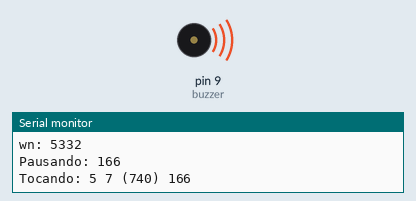
Simulated run of this sketch. Board: Arduino Uno, built with avr-gcc and run on an emulated ATmega328P. Shown: buzzer (waves = sounding), the last lines printed to the serial monitor. At 15.8 s the program stops and its outputs stay as they are.

Above: at 0.2 s.
At 15.9 s:
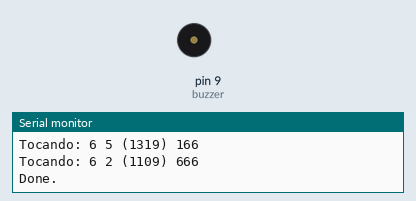
Timing chart, 0 to 17.3 s (numbered marks = the images above):
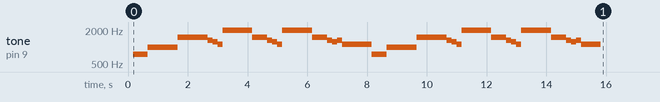

Measured:
- by itself, tone on pin 9 (buzzer): plays 740 Hz for 0.50 s, 988 Hz for 1.0 s, 1480 Hz for 1.0 s, 1319 Hz for 0.17 s, 1245 Hz for 0.17 s, 1109 Hz for 0.17 s … (34 notes in this stretch)

The sketch:

sketch.ino
```cpp
#include <Tone.h>

Tone tonalidade;

#define OITAVA_OFFSET 0

int notas[] = { 0,
NOTE_C4, NOTE_CS4, NOTE_D4, NOTE_DS4, NOTE_E4, NOTE_F4, NOTE_FS4, NOTE_G4, NOTE_GS4, NOTE_A4, NOTE_AS4, NOTE_B4,
NOTE_C5, NOTE_CS5, NOTE_D5, NOTE_DS5, NOTE_E5, NOTE_F5, NOTE_FS5, NOTE_G5, NOTE_GS5, NOTE_A5, NOTE_AS5, NOTE_B5,
NOTE_C6, NOTE_CS6, NOTE_D6, NOTE_DS6, NOTE_E6, NOTE_F6, NOTE_FS6, NOTE_G6, NOTE_GS6, NOTE_A6, NOTE_AS6, NOTE_B6,
NOTE_C7, NOTE_CS7, NOTE_D7, NOTE_DS7, NOTE_E7, NOTE_F7, NOTE_FS7, NOTE_G7, NOTE_GS7, NOTE_A7, NOTE_AS7, NOTE_B7
};

char *musicas[10];

//*song = "The Simpsons:d=4,o=5,b=160:c.6,e6,f#6,8a6,g.6,e6,c6,8a,8f#,8f#,8f#,2g,8p,8p,8f#,8f#,8f#,8g,a#.,8c6,8c6,8c6,c6";
//char *song = "Indiana:d=4,o=5,b=250:e,8p,8f,8g,8p,1c6,8p.,d,8p,8e,1f,p.,g,8p,8a,8b,8p,1f6,p,a,8p,8b,2c6,2d6,2e6,e,8p,8f,8g,8p,1c6,p,d6,8p,8e6,1f.6,g,8p,8g,e.6,8p,d6,8p,8g,e.6,8p,d6,8p,8g,f.6,8p,e6,8p,8d6,2c6";
//**char *song = "TakeOnMe:d=4,o=4,b=160:8f#5,8f#5,8f#5,8d5,8p,8b,8p,8e5,8p,8e5,8p,8e5,8g#5,8g#5,8a5,8b5,8a5,8a5,8a5,8e5,8p,8d5,8p,8f#5,8p,8f#5,8p,8f#5,8e5,8e5,8f#5,8e5,8f#5,8f#5,8f#5,8d5,8p,8b,8p,8e5,8p,8e5,8p,8e5,8g#5,8g#5,8a5,8b5,8a5,8a5,8a5,8e5,8p,8d5,8p,8f#5,8p,8f#5,8p,8f#5,8e5,8e5";
//char *song = "Entertainer:d=4,o=5,b=140:8d,8d#,8e,c6,8e,c6,8e,2c.6,8c6,8d6,8d#6,8e6,8c6,8d6,e6,8b,d6,2c6,p,8d,8d#,8e,c6,8e,c6,8e,2c.6,8p,8a,8g,8f#,8a,8c6,e6,8d6,8c6,8a,2d6";
//*char *song = "Muppets:d=4,o=5,b=250:c6,c6,a,b,8a,b,g,p,c6,c6,a,8b,8a,8p,g.,p,e,e,g,f,8e,f,8c6,8c,8d,e,8e,8e,8p,8e,g,2p,c6,c6,a,b,8a,b,g,p,c6,c6,a,8b,a,g.,p,e,e,g,f,8e,f,8c6,8c,8d,e,8e,d,8d,c";
//char *song = "Xfiles:d=4,o=5,b=125:e,b,a,b,d6,2b.,1p,e,b,a,b,e6,2b.,1p,g6,f#6,e6,d6,e6,2b.,1p,g6,f#6,e6,d6,f#6,2b.,1p,e,b,a,b,d6,2b.,1p,e,b,a,b,e6,2b.,1p,e6,2b.";
//char *song = "Looney:d=4,o=5,b=140:32p,c6,8f6,8e6,8d6,8c6,a.,8c6,8f6,8e6,8d6,8d#6,e.6,8e6,8e6,8c6,8d6,8c6,8e6,8c6,8d6,8a,8c6,8g,8a#,8a,8f";
//char *song = "20thCenFox:d=16,o=5,b=140:b,8p,b,b,2b,p,c6,32p,b,32p,c6,32p,b,32p,c6,32p,b,8p,b,b,b,32p,b,32p,b,32p,b,32p,b,32p,b,32p,b,32p,g#,32p,a,32p,b,8p,b,b,2b,4p,8e,8g#,8b,1c#6,8f#,8a,8c#6,1e6,8a,8c#6,8e6,1e6,8b,8g#,8a,2b";
//char *song = "Bond:d=4,o=5,b=80:32p,16c#6,32d#6,32d#6,16d#6,8d#6,16c#6,16c#6,16c#6,16c#6,32e6,32e6,16e6,8e6,16d#6,16d#6,16d#6,16c#6,32d#6,32d#6,16d#6,8d#6,16c#6,16c#6,16c#6,16c#6,32e6,32e6,16e6,8e6,16d#6,16d6,16c#6,16c#7,c.7,16g#6,16f#6,g#.6";
//char *song = "MASH:d=8,o=5,b=140:4a,4g,f#,g,p,f#,p,g,p,f#,p,2e.,p,f#,e,4f#,e,f#,p,e,p,4d.,p,f#,4e,d,e,p,d,p,e,p,d,p,2c#.,p,d,c#,4d,c#,d,p,e,p,4f#,p,a,p,4b,a,b,p,a,p,b,p,2a.,4p,a,b,a,4b,a,b,p,2a.,a,4f#,a,b,p,d6,p,4e.6,d6,b,p,a,p,2b";
char *song = "StarWars:d=4,o=5,b=45:32p,32f#,32f#,32f#,8b.,8f#.6,32e6,32d#6,32c#6,8b.6,16f#.6,32e6,32d#6,32c#6,8b.6,16f#.6,32e6,32d#6,32e6,8c#.6,32f#,32f#,32f#,8b.,8f#.6,32e6,32d#6,32c#6,8b.6,16f#.6,32e6,32d#6,32c#6,8b.6,16f#.6,32e6,32d#6,32e6,8c#6";
//*char *song = "GoodBad:d=4,o=5,b=56:32p,32a#,32d#6,32a#,32d#6,8a#.,16f#.,16g#.,d#,32a#,32d#6,32a#,32d#6,8a#.,16f#.,16g#.,c#6,32a#,32d#6,32a#,32d#6,8a#.,16f#.,32f.,32d#.,c#,32a#,32d#6,32a#,32d#6,8a#.,16g#.,d#";
//char *song = "TopGun:d=4,o=4,b=31:32p,16c#,16g#,16g#,32f#,32f,32f#,32f,16d#,16d#,32c#,32d#,16f,32d#,32f,16f#,32f,32c#,16f,d#,16c#,16g#,16g#,32f#,32f,32f#,32f,16d#,16d#,32c#,32d#,16f,32d#,32f,16f#,32f,32c#,g#";
//char *song = "A-Team:d=8,o=5,b=125:4d#6,a#,2d#6,16p,g#,4a#,4d#.,p,16g,16a#,d#6,a#,f6,2d#6,16p,c#.6,16c6,16a#,g#.,2a#";
//*char *song = "Flinstones:d=4,o=5,b=40:32p,16f6,16a#,16a#6,32g6,16f6,16a#.,16f6,32d#6,32d6,32d6,32d#6,32f6,16a#,16c6,d6,16f6,16a#.,16a#6,32g6,16f6,16a#.,32f6,32f6,32d#6,32d6,32d6,32d#6,32f6,16a#,16c6,a#,16a6,16d.6,16a#6,32a6,32a6,32g6,32f#6,32a6,8g6,16g6,16c.6,32a6,32a6,32g6,32g6,32f6,32e6,32g6,8f6,16f6,16a#.,16a#6,32g6,16f6,16a#.,16f6,32d#6,32d6,32d6,32d#6,32f6,16a#,16c.6,32d6,32d#6,32f6,16a#,16c.6,32d6,32d#6,32f6,16a#6,16c7,8a#.6";
//char *song = "Jeopardy:d=4,o=6,b=125:c,f,c,f5,c,f,2c,c,f,c,f,a.,8g,8f,8e,8d,8c#,c,f,c,f5,c,f,2c,f.,8d,c,a#5,a5,g5,f5,p,d#,g#,d#,g#5,d#,g#,2d#,d#,g#,d#,g#,c.7,8a#,8g#,8g,8f,8e,d#,g#,d#,g#5,d#,g#,2d#,g#.,8f,d#,c#,c,p,a#5,p,g#.5,d#,g#";
//*char *song = "Gadget:d=16,o=5,b=50:32d#,32f,32f#,32g#,a#,f#,a,f,g#,f#,32d#,32f,32f#,32g#,a#,d#6,4d6,32d#,32f,32f#,32g#,a#,f#,a,f,g#,f#,8d#";
//*char *song = "Smurfs:d=32,o=5,b=200:4c#6,16p,4f#6,p,16c#6,p,8d#6,p,8b,p,4g#,16p,4c#6,p,16a#,p,8f#,p,8a#,p,4g#,4p,g#,p,a#,p,b,p,c6,p,4c#6,16p,4f#6,p,16c#6,p,8d#6,p,8b,p,4g#,16p,4c#6,p,16a#,p,8b,p,8f,p,4f#";
//**char *song = "MahnaMahna:d=16,o=6,b=125:c#,c.,b5,8a#.5,8f.,4g#,a#,g.,4d#,8p,c#,c.,b5,8a#.5,8f.,g#.,8a#.,4g,8p,c#,c.,b5,8a#.5,8f.,4g#,f,g.,8d#.,f,g.,8d#.,f,8g,8d#.,f,8g,d#,8c,a#5,8d#.,8d#.,4d#,8d#.";
//char *song = "LeisureSuit:d=16,o=6,b=56:f.5,f#.5,g.5,g#5,32a#5,f5,g#.5,a#.5,32f5,g#5,32a#5,g#5,8c#.,a#5,32c#,a5,a#.5,c#.,32a5,a#5,32c#,d#,8e,c#.,f.,f.,f.,f.,f,32e,d#,8d,a#.5,e,32f,e,32f,c#,d#.,c#";
//*char *song = "MissionImp:d=16,o=6,b=95:32d,32d#,32d,32d#,32d,32d#,32d,32d#,32d,32d,32d#,32e,32f,32f#,32g,g,8p,g,8p,a#,p,c7,p,g,8p,g,8p,f,p,f#,p,g,8p,g,8p,a#,p,c7,p,g,8p,g,8p,f,p,f#,p,a#,g,2d,32p,a#,g,2c#,32p,a#,g,2c,a#5,8c,2p,32p,a#5,g5,2f#,32p,a#5,g5,2f,32p,a#5,g5,2e,d#,8d";
//*char *song = "goldenaxe:d=4,o=5,b=112:8a4,32p,16b4,16p,2c,16p,8a4,32p,16b4,16p,2c,16p,8b4,32p,16c,16p,d,32p,8g.4,16c,16b4,2a4";
//char *song = "missathing:d=4,o=5,b=125:2p,16a,16p,16a,16p,8a.,16p,a,16g,16p,2g,16p,p,8p,16g,16p,16g,16p,16g,8g.,16p,c6,16a#,16p,a,8g,f,g,8d,8f.,16p,16f,16p,16c,8c,16p,a,8g,16f,16p,8f,16p,16c,16p,g,f";
//char *song = "batman:d=8,o=5,b=180:b,b,a#,a#,a,a,a#,a#,b,b,a#,a#,a,a,a#,a#,4b,p,4b";
//char *song = "Beethoven:d=4,o=5,b=160:c,e,c,g,c,c6,8b,8a,8g,8a,8g,8f,8e,8f,8e,8d,c,e,g,e,c6,g";
//char *song = "Coca-cola:d=4,o=5,b=125:8f#6,8f#6,8f#6,8f#6,g6,8f#6,e6,8e6,8a6,f#6,d6,2p";
//char *song = "Abba - Mamma Mia :d=4,o=5,b=40:32f6,32d#6,32f6,8d#6,32d#6,32d#6,32f6,32g6,32f6,16d#.6,32p,16f6,8d#6,16g#6,32g#6,32g#6,32g#6,16g6,16d#.6,32p,8a#6,32a#6,32a#6,16a#6,16f6,16g6,8g#6,16g6,16g6,32g6,16g6,16d6,16d#6,8f6,16f6,8d#6,16g#6,32g#6,32g#6,32g#6,32g6,32d#6,32f6,16d#6";
//char *song = "Alice Deejay - Better Off Alone : d=4,o=5,b=125:a,8a,f#,a,a,g#,8e,8e.6,8e.6,8c#6,a,8a,f#,a,a,g#,8e,8d.6,8d.6,8c#6,a,8a,f#,a,a,g#,8e,8e.6,8e.6,8c#6,a,8a,f#,a,a,g#,8d,8d.6,8d.6,8c#6";
//char *song = "Eiffel 65 - Blue : d=4,o=5,b=125:a,8a#,8d,8g,8a#,8c6,8f,8a,a#,8g,8a#,8d6,8d#6,8g,8d6,8c6,8a#,8d,8g,8a#,8c6,8f,8a,a#,8g,8a#,8d6,8d#6,8g,8d6,8c6,8a#,8d,8g,8a#,8a,8c,8f,g.,";
//*char *song = "PinkPanther:d=4,o=5,b=160:8d#,8e,2p,8f#,8g,2p,8d#,8e,16p,8f#,8g,16p,8c6,8b,16p,8d#,8e,16p,8b,2a#,2p,16a,16g,16e,16d,2e";
//*char *song = "ScoobyDoo:d=4,o=5,b=160:8e6,8e6,8d6,8d6,2c6,8d6,e6,2a,8a,b,g,e6,8d6,c6,8d6,2e6,p,8e6,8e6,8d6,8d6,2c6,8d6,f6,2a,8a,b,g,e6,8d6,2c6";
//char *song = "StarWars:d=4,o=5,b=180:8f,8f,8f,2a#.,2f.6,8d#6,8d6,8c6,2a#.6,f.6,8d#6,8d6,8c6,2a#.6,f.6,8d#6,8d6,8d#6,2c6,p,8f,8f,8f,2a#.,2f.6,8d#6,8d6,8c6,2a#.6,f.6,8d#6,8d6,8c6,2a#.6,f.6,8d#6,8d6,8d#6,2c6";
//*char *song = "SuperMan:d=4,o=5,b=180:8g,8g,8g,c6,8c6,2g6,8p,8g6,8a.6,16g6,8f6,1g6,8p,8g,8g,8g,c6,8c6,2g6,8p,8g6,8a.6,16g6,8f6,8a6,2g.6,p,8c6,8c6,8c6,2b.6,g.6,8c6,8c6,8c6,2b.6,g.6,8c6,8c6,8c6,8b6,8a6,8b6,2c7,8c6,8c6,8c6,8c6,8c6,2c.6";
//char *song = "we-rock:d=4,o=6,b=40:32f#.5,32g.5,32a.5,32d6,32a.5,32d6,32a5,32d6,32a.5,16e.6,32a.5,16a5,8d.6,32g.5,32a.5,32b.5,32d6,32b.5,32d6,32b5,32d6,32b.5,16e.6,32a.5,16a5,8d.6,32f#.5,32g.5,32a.5,32d6,32a.5,32d6,32a5,32d6,32a.5,16e.6,32a.5,16a5,8d.6,32g.5,32a.5,32b.5,32d6,32b.5,32d6,32b5,32d6,32b.5,16e.6,32a.5,16a5,16d.6,";
//*char *song = "mslug:d=4,o=5,b=63:32f,32c,32a#,32d#,8d#.6,32d6,32d#6,32d6,32c6,32a#,32d6,16c.6,32f,f.,32g#,32d#,32c#6,32f#,8f#.6,32f7,32f#6,32f6,32d#6,32c#6,32f6,16d#6,16d6,16d#6,g#6,16g#,16g#,16a#,8b.,32a#,32g#,8a#,8d#,8a.,32g#,32f#,8g#,8c#,8g#.,32f#,32e,8c#,8d#,8e,2d#";

void setup(void)
{
 Serial.begin(9600);
 tonalidade.begin(9);
}

#define ehDigito(n) (n >= '0' && n <= '9')

void play_rtttl(char *p)
{
 // Absolutamente nenhum erro ao verificar aqui

byte vazia_dur = 4;
 byte vazia_oct = 6;
 int bpm = 63;
 int num;
 long notaInteira;
 long duracao;
 byte note;
 byte escala;

while(*p != ':') p++;
 p++;

// get default duracao
 if(*p == 'd')
 {
 p++; p++; // pula "d="
 num = 0;
 while(ehDigito(*p))
 {
 num = (num * 10) + (*p++ - '0');
 }
 if(num > 0) vazia_dur = num;
 p++;
 }

Serial.print("dur: "); Serial.println(vazia_dur, 10);

// obtive uma oitava padrão
 if(*p == 'o')
 {
 p++; p++; // pula "o="
 num = *p++ - '0';
 if(num >= 3 && num <=7) vazia_oct = num;
 p++;
 }

Serial.print("doct: "); Serial.println(vazia_oct, 10);

// obtem o BPM
 if(*p == 'b')
 {
 p++; p++; // pula "b="
 num = 0;
 while(ehDigito(*p))
 {
 num = (num * 10) + (*p++ - '0');
 }
 bpm = num;
 p++; // skip colon
 }

Serial.print("bpm: "); Serial.println(bpm, 10);

// O BPM geralmente expressa o número de quartas notas por minuto
 notaInteira = (60 * 1000L / bpm) * 4; // este é o momento da nota inteira (em milissegundos)

Serial.print("wn: "); Serial.println(notaInteira, 10);


 // agora começa o loop de notas
 while(*p)
 {
 // primeiro, obtem a nota duracao, se possível
 num = 0;
 while(ehDigito(*p))
 {
 num = (num * 10) + (*p++ - '0');
 }

 if(num) duracao = notaInteira / num;
 else duracao = notaInteira / vazia_dur; // precisamos verificar se somos uma nota pontilhada após

// now get the note
 note = 0;

switch(*p)
 {
 case 'c':
 note = 1;
 break;
 case 'd':
 note = 3;
 break;
 case 'e':
 note = 5;
 break;
 case 'f':
 note = 6;
 break;
 case 'g':
 note = 8;
 break;
 case 'a':
 note = 10;
 break;
 case 'b':
 note = 12;
 break;
 case 'p':
 default:
 note = 0;
 }
 p++;

// obtem o sustenido
 if(*p == '#')
 {
 note++;
 p++;
 }

// obtenha opcional '.' nota pontilhada
 if(*p == '.')
 {
 duracao += duracao/2;
 p++;
 }

 // obtenha escalar
 if(ehDigito(*p))
 {
 escala = *p - '0';
 p++;
 }
 else
 {
 escala = vazia_oct;
 }

escala += OITAVA_OFFSET;

if(*p == ',')
 p++; // skip comma for next note (or we may be at the end)

// now play the note

if(note)
 {
 Serial.print("Tocando: ");
 Serial.print(escala, 10); Serial.print(' ');
 Serial.print(note, 10); Serial.print(" (");
 Serial.print(notas[(escala - 4) * 12 + note], 10);
 Serial.print(") ");
 Serial.println(duracao, 10);
 tonalidade.play(notas[(escala - 4) * 12 + note]);
 delay(duracao);
 tonalidade.stop();
 }
 else
 {
 Serial.print("Pausando: ");
 Serial.println(duracao, 10);
 delay(duracao);
 }
 }
}

void loop(void)
{
 play_rtttl(song);
 Serial.println("Done.");
 while(1);
}
```
